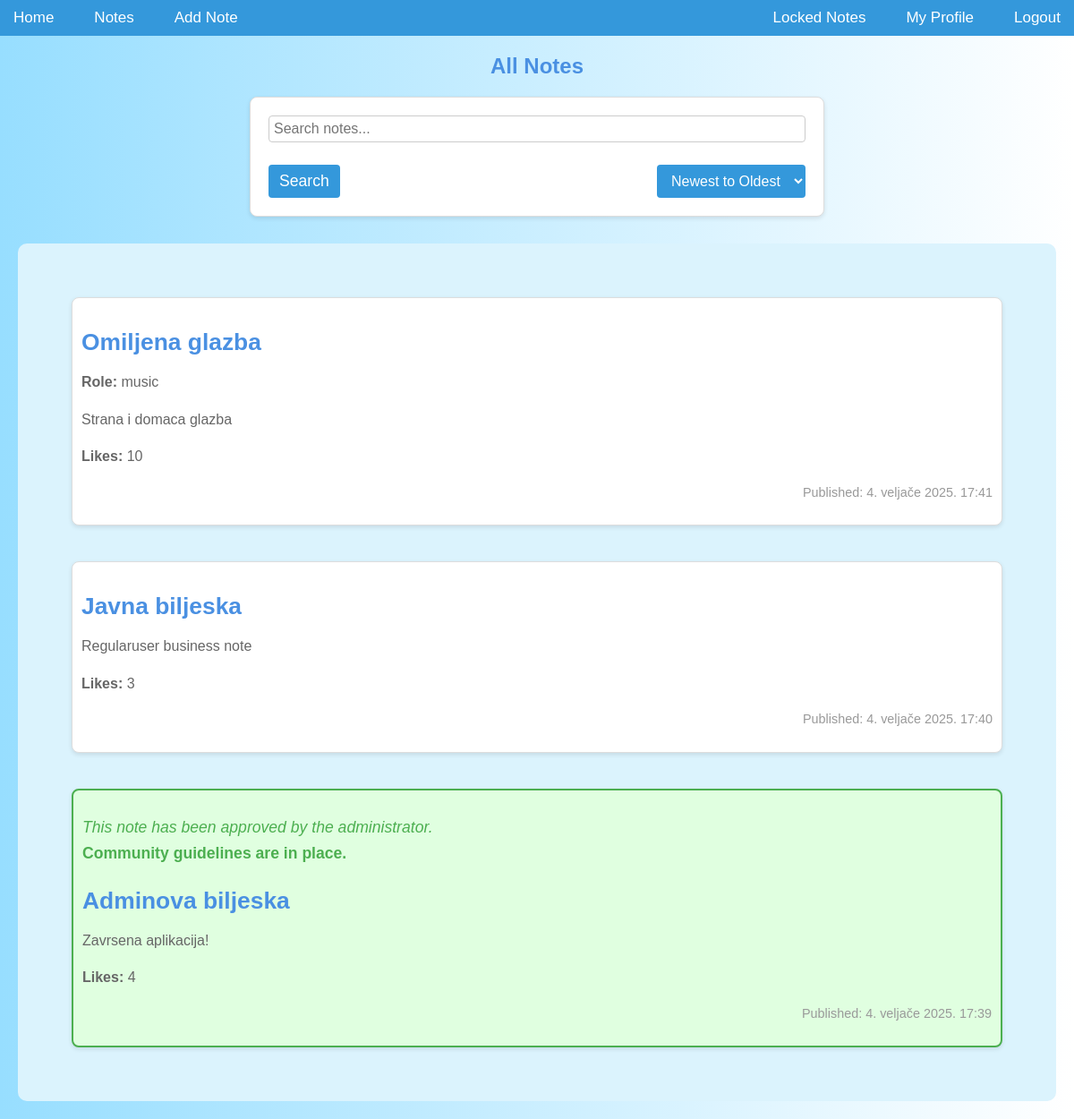
The page /notes/ (signed in) on the database its author committed.
### notes/models.py (models this page shows, shortened)
class Note(models.Model):
    ROLE_CHOICES = [
        ('hobbies', 'Hobbies'),
        ('movies', 'Movies'),
        ('school', 'School'),
        ('work', 'Work'),
        ('music', 'Music'),
        ('personal', 'Personal'),
    ]
    CATEGORY_CHOICES = [
        ('business', 'Business'),
        ('personal', 'Personal'),
    ]
    user = models.ForeignKey('accounts.CustomUser', on_delete=models.CASCADE, null=True, blank=True, related_name='notes')
    title = models.CharField(max_length=200)
    content = models.TextField()
    pub_date = models.DateTimeField(auto_now_add=True)
    likes = models.PositiveIntegerField(default=0)
    private_notes = models.ManyToManyField(PrivateNoteModel, blank=True)
    is_public = models.BooleanField(default=True)
    is_important = models.BooleanField(default=False)
    is_locked = models.BooleanField(default=False)
    password = models.CharField(max_length=100, null=True, blank=True)
    completed = models.BooleanField(default=False)
    is_private = models.BooleanField(default=False)
    role = models.CharField(max_length=20, choices=ROLE_CHOICES, blank=True, null=True)
    approved = models.BooleanField(default=False)
    category = models.CharField(max_length=20, choices=CATEGORY_CHOICES, default='personal', blank=True, null=True)

### notes/views.py (the view)
# urls.py: path('', views.index, name='index'),
def index(request):
    search_query = request.GET.get('search', '')
    order = request.GET.get('order', 'desc')
    if search_query:
        notes = Note.objects.filter(title__icontains=search_query, is_public= True)
    else:
        notes = Note.objects.filter(is_public = True)
    if request.user.is_authenticated:
         notes = notes | Note.objects.filter(user=request.user, is_private=True)
    if request.user.type == 'REGULARUSER':
        for note in notes:
            if note.user.type == 'SUPERUSER' and note.is_public:
                note.display_role = note.role
            else:
                note.display_role = None
    if order == 'asc':
        notes = notes.order_by('-is_important', 'pub_date')
    else:
        notes = notes.order_by( '-is_important', '-pub_date')
    context = {
        'latest_note_list': notes,
        'current_order': order,
        'search_query': search_query,
    }
    return render(request, 'notes/index.html', context)

### notes/templates/notes/index.html (shortened to what this page needs)
{% extends 'notes/base.html' %}
{% block content %}
    <h2>All Notes</h2>
    <form method="get" action="{% url 'notes:index' %}" class="sort-form">
        <input type="text" name="search" placeholder="Search notes..." value="{{ search_query }}">
        <div class="search-sort-buttons">
            <button type="submit" class="search-button">Search</button>
            <select name="order" onchange="this.form.submit()">
                <option value="desc" {% if current_order == 'desc' %}selected{% endif %}>Newest to Oldest</option>
            </select>
        </div>
    </form>
    <div class="notes-container">
        {% if user.is_authenticated %}
            {% for note in latest_note_list %}
                <div class="note {% if note.approved %}approved-note{% endif %}">
                    {% if note.approved %}
                        <p class="approved-message">
                            <em>This note has been approved by the administrator.</em><br>
                            <strong>Community guidelines are in place.</strong>
                        </p>
                    {% endif %}
                    <h3><a href="{% url 'notes:detail' note.id %}">{{ note.title }}</a></h3>
                    {% if user.is_authenticated and note.user.type == 'SUPERUSER' %}
                        {% if note.role %}
                            <p><strong>Role:</strong> {{ note.role }}</p>
                        {% else %}
                            <p>No role assigned.</p>
                        {% endif %}
                    {% endif %}
                    <p>{{ note.content }}</p>
                    <p><strong>Likes:</strong> {{ note.likes }}</p>
                    <p>Published: {{ note.pub_date }}</p>
                </div>
            {% empty %}
                <p>No notes available.</p>
            {% endfor %}
        {% else %}
            <p>You need to be logged in to view the notes.</p>
        {% endif %}
    </div>
{% endblock %}

### notes/static/app/notes.css (style rules this page uses)
body { background: linear-gradient(to bottom, white, #b3e5fc); color: #2c3e50; font-family: Arial, sans-serif; margin: 0; padding: 0; }
.notes-container { background-color: #dbf3fd; padding: 20px; border-radius: 10px; margin-top: 30px; }
h1, h2 { color: #2980b9; font-weight: bold; }
input, textarea { width: 100%; padding: 10px; border: 1px solid #bdc3c7; border-radius: 5px; font-size: 16px; box-sizing: border-box; }
button { background-color: #3498db; color: white; border: none; padding: 10px 20px; border-radius: 5px; font-size: 16px; cursor: pointer; }
body { font-family: Arial, sans-serif; background-color: #f4f7fa; color: #333; margin: 0; padding: 0; }
h2 { text-align: center; color: #4a90e2; margin-top: 20px; }
.note { background-color: #fff; border: 1px solid #ddd; border-radius: 8px; box-shadow: 0 2px 5px rgba(0, 0, 0, 0.1); margin: 40px; padding: 10px; position: relative; transition: transform 0.2s, box-shadow 0.2s; }
.note h3 { font-size: 1.5em; color: #333; margin-bottom: 10px; }
.note h3 a { text-decoration: none; color: #4a90e2; transition: color 0.3s; }
.note p { font-size: 1em; color: #666; line-height: 1.6; }
.note p:last-of-type { font-size: 0.9em; color: #999; text-align: right; }
.note .approved-message { color: rgb(169, 169, 169); }
form { background-color: #fff; border: 1px solid #ddd; border-radius: 8px; padding: 20px; box-shadow: 0 2px 5px rgba(0, 0, 0, 0.1); margin: 20px auto; width: 80%; max-width: 600px; }
form input, form textarea { width: 100%; padding: 10px; border-radius: 5px; border: 1px solid #ddd; margin-bottom: 15px; font-size: 1em; }
form button { background-color: #4a90e2; color: white; padding: 10px 20px; border: none; border-radius: 5px; font-size: 1.1em; cursor: pointer; transition: background-color 0.3s; }
a { color: #4a90e2; text-decoration: none; font-size: 1.1em; }
.sort-form { display: flex; flex-direction: column; margin-bottom: 20px; }
.sort-form input[type="text"] { padding: 5px; width: 100%; border: 1px solid #ccc; border-radius: 4px; }
.search-sort-buttons { display: flex; justify-content: space-between; margin-top: 10px; }
.search-button { padding: 8px 12px; background-color: #3498db; color: white; border: none; border-radius: 4px; cursor: pointer; transition: background-color 0.3s; }
.sort-form select { padding: 8px 12px; background-color: #3498db; color: white; border: none; border-radius: 4px; font-size: 16px; cursor: pointer; transition: background-color 0.3s; }
body.light { background: linear-gradient(to right, #97deff, white); color: black; }
.note.approved-note { background-color: #e0ffe0; border: 2px solid #4CAF50; padding: 10px; border-radius: 8px; }
.note.approved-note .approved-message { font-size: 1.1em; color: #4CAF50; margin-bottom: 10px; }

### rows shown on the page
Note: title "Omiljena glazba", role "music", content "Strana i domaca glazba", likes "10", pub_date "4. veljače 2025. 17:41"
Note: title "Javna biljeska", content "Regularuser business note", likes "3", pub_date "4. veljače 2025. 17:40"
Note: shows "This note has been approved by the administrator.", approved "Community guidelines are in place.", title "Adminova biljeska", content "Zavrsena aplikacija!", likes "4", pub_date "4. veljače 2025. 17:39"
